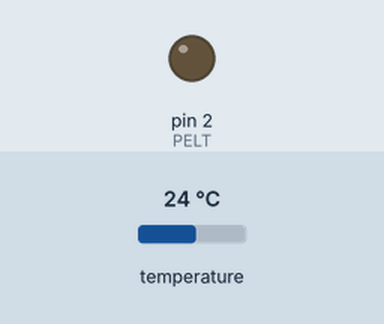
Bench run of a sketch on a simulated Arduino Uno, built with avr-gcc and run on an emulated ATmega328P. On the bench: output pins drawn as LEDs (lit = HIGH). The test bench sets the inputs (shaded band); at power-on: temperature 24 °C. What the sketch prints to the serial monitor is not drawn.

Above: at 0.1 s.
At 1.6 s:
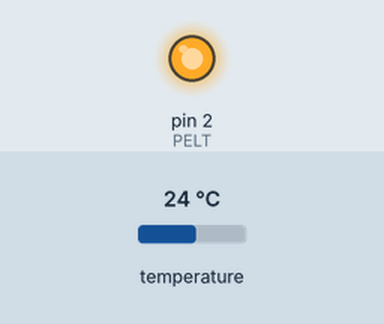
Timing chart, 0 to 3.1 s (numbered marks = the images above):
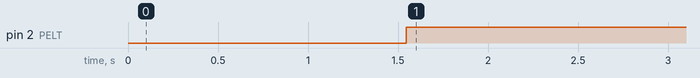

Measured:
- by itself, pin 2 (PELT): LOW → HIGH at 1.5 s

The sketch:

TempControl.ino
```cpp
#include <OneWire.h>
#include <DallasTemperature.h>

#define PELT 2
#define ONE_WIRE_BUS A0
#define des_temp 19

OneWire oneWire(ONE_WIRE_BUS);
DallasTemperature sensors(&oneWire);

float temp = 0;
bool peltier_on = 0;

void setup() {
  Serial.begin(9600);
  sensors.begin();
  pinMode(PELT,OUTPUT);
}

void loop() {
  Serial.print("TEMP: ");
  sensors.requestTemperatures();
  temp = sensors.getTempCByIndex(0);
  Serial.println(temp);

  if(temp >= 20){
    peltier_on = 1;
  }
  else{
    peltier_on = 0;
  }

  while(peltier_on == 1)
  {
    Serial.print("TEMP: ");
    sensors.requestTemperatures();
    temp = sensors.getTempCByIndex(0);
    Serial.println(temp);
    digitalWrite(PELT,HIGH);

    if(temp<=des_temp){
      peltier_on = 0;
    }
  }
  digitalWrite(PELT,LOW);
}
```
